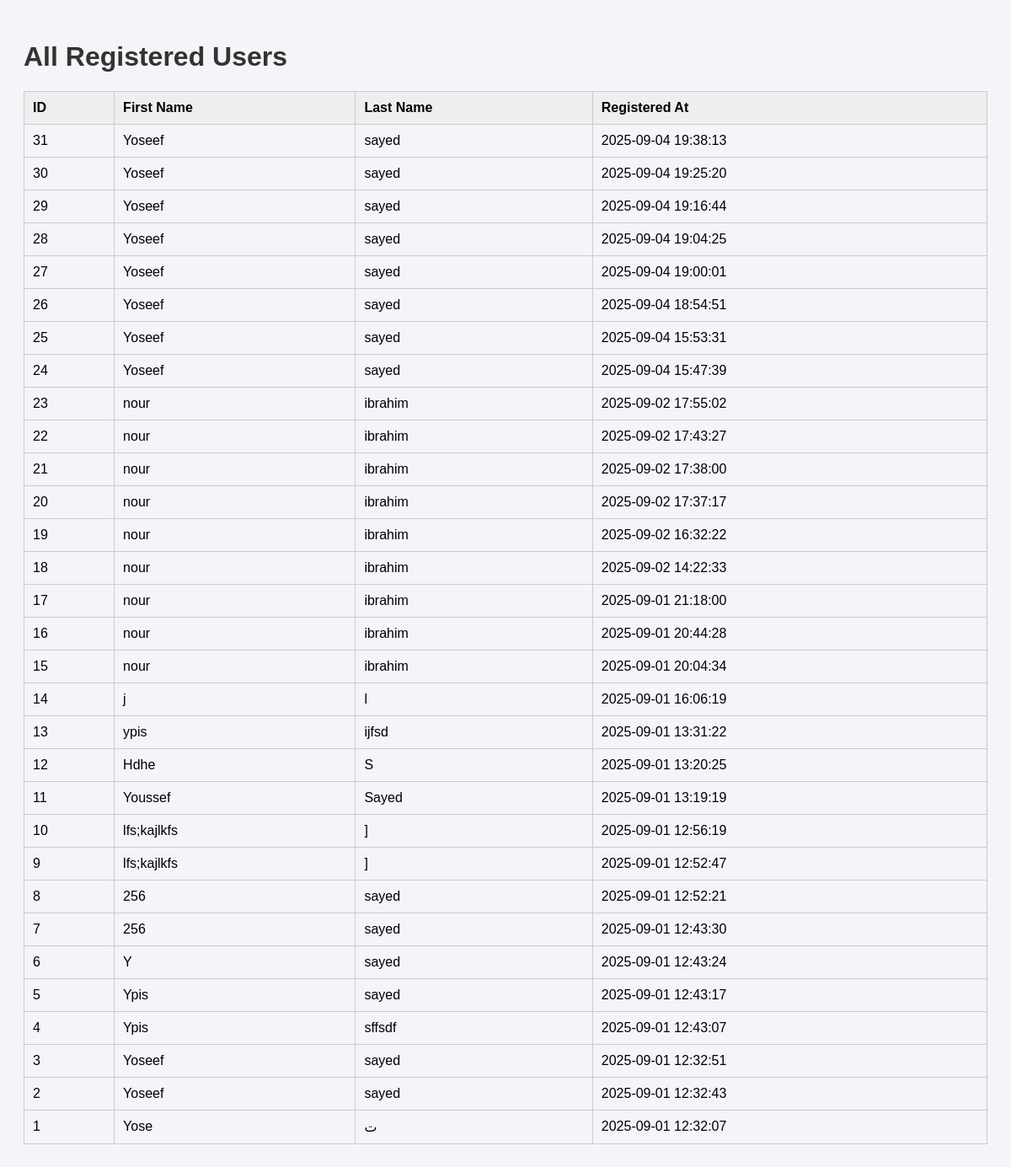
The app's page /all_users, older data.
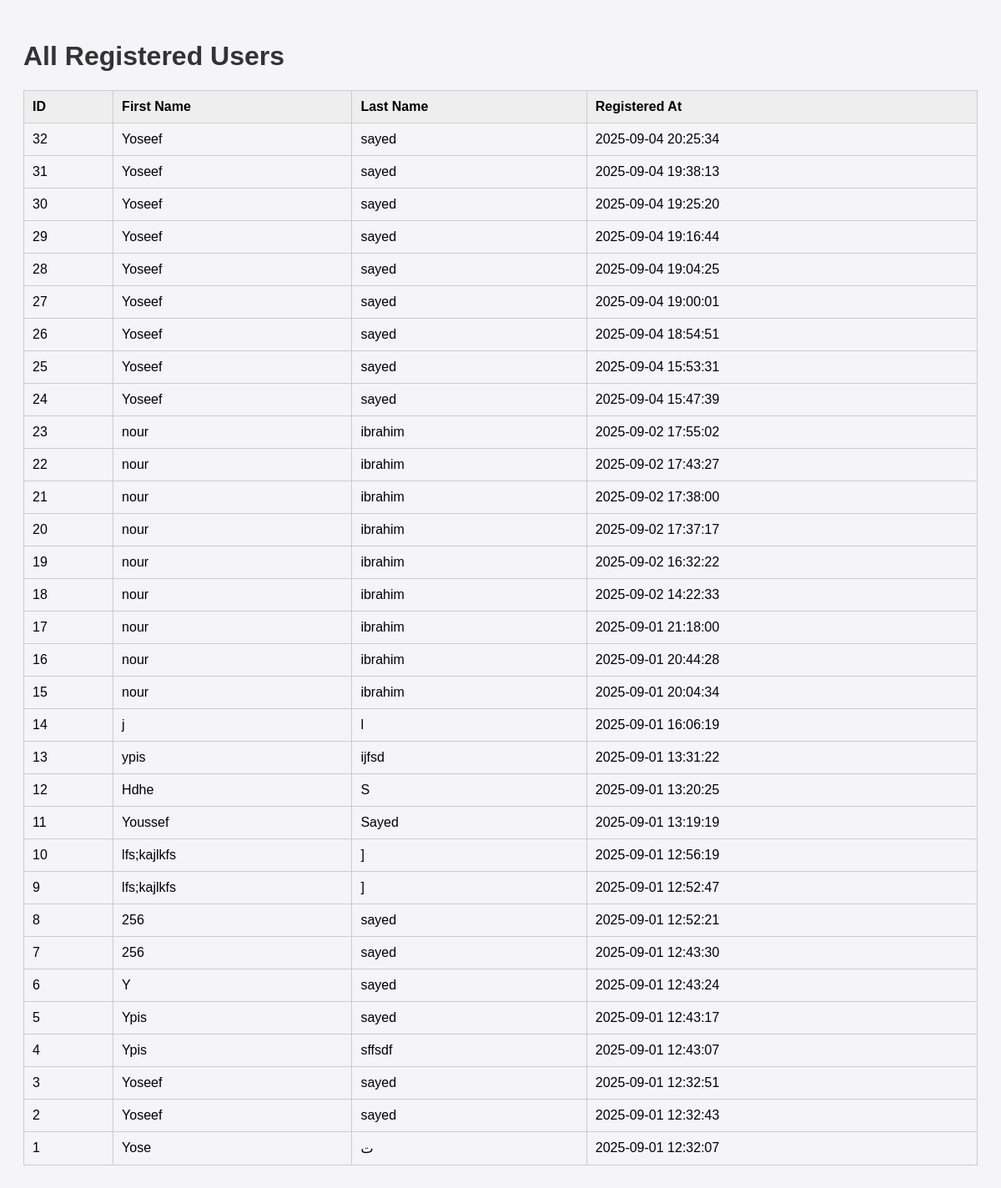
The same page, newer data.
### tables this page shows
CREATE TABLE users (
        id INTEGER PRIMARY KEY AUTOINCREMENT,
        first_name TEXT NOT NULL,
        last_name TEXT NOT NULL,
        created_at TIMESTAMP DEFAULT CURRENT_TIMESTAMP
    );

### app.py (the view)
@app.route("/all_users")
def all_users():
    users = db.execute("SELECT * FROM users ORDER BY created_at DESC")
    return render_template("all_users.html", users=users)

### templates/all_users.html (shortened to what this page needs)
<!doctype html>
<html lang="en">
<head>
</head>
<body>
  <h1>All Registered Users</h1>
  <table>
    <tr>
      <th>ID</th>
      <th>First Name</th>
      <th>Last Name</th>
      <th>Registered At</th>
    </tr>
    {% for user in users %}
    <tr>
      <td>{{ user.id }}</td>
      <td>{{ user.first_name }}</td>
      <td>{{ user.last_name }}</td>
      <td>{{ user.created_at }}</td>
    </tr>
    {% endfor %}
  </table>
</body>
</html>

### templates/all_users.html (style rules this page uses)
body { font-family: Arial, sans-serif; padding: 20px; background: #f4f4f9; }
h1 { color: #333; }
table { width: 100%; border-collapse: collapse; margin-top: 20px; }
th, td { padding: 10px; border: 1px solid #ccc; text-align: left; }
th { background: #eee; }

Row changes from the older to the newer data that the page shows:
added users: id "32", first_name "Yoseef", last_name "sayed", created_at "2025-09-04 20:25:34"
